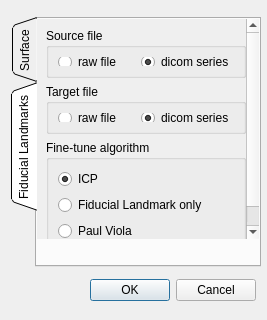
<?xml version="1.0" encoding="UTF-8"?>
<ui version="4.0">
 <class>Settings</class>
 <widget class="QDialog" name="Settings">
  <property name="windowModality">
   <enum>Qt::NonModal</enum>
  </property>
  <property name="geometry">
   <rect>
    <x>0</x>
    <y>0</y>
    <width>267</width>
    <height>320</height>
   </rect>
  </property>
  <property name="minimumSize">
   <size>
    <width>267</width>
    <height>320</height>
   </size>
  </property>
  <property name="maximumSize">
   <size>
    <width>268</width>
    <height>320</height>
   </size>
  </property>
  <property name="windowTitle">
   <string>Settings</string>
  </property>
  <property name="windowIcon">
   <iconset resource="imageregistration.qrc">
    <normaloff>:/Icon/icon/Settings-icon.png</normaloff>:/Icon/icon/Settings-icon.png</iconset>
  </property>
  <property name="windowOpacity">
   <double>0.900000000000000</double>
  </property>
  <property name="styleSheet">
   <string notr="true">#Settings{
	
}</string>
  </property>
  <layout class="QGridLayout" name="gridLayout_12">
   <item row="0" column="0">
    <widget class="QTabWidget" name="tabWidget">
     <property name="sizePolicy">
      <sizepolicy hsizetype="Preferred" vsizetype="Expanding">
       <horstretch>0</horstretch>
       <verstretch>0</verstretch>
      </sizepolicy>
     </property>
     <property name="minimumSize">
      <size>
       <width>250</width>
       <height>250</height>
      </size>
     </property>
     <property name="maximumSize">
      <size>
       <width>250</width>
       <height>250</height>
      </size>
     </property>
     <property name="cursor">
      <cursorShape>ArrowCursor</cursorShape>
     </property>
     <property name="tabPosition">
      <enum>QTabWidget::West</enum>
     </property>
     <property name="tabShape">
      <enum>QTabWidget::Triangular</enum>
     </property>
     <property name="currentIndex">
      <number>1</number>
     </property>
     <property name="iconSize">
      <size>
       <width>20</width>
       <height>20</height>
      </size>
     </property>
     <property name="elideMode">
      <enum>Qt::ElideMiddle</enum>
     </property>
     <property name="movable">
      <bool>true</bool>
     </property>
     <widget class="QWidget" name="widget">
      <attribute name="icon">
       <iconset resource="imageregistration.qrc">
        <normaloff>:/Icon/icon/marker.png</normaloff>:/Icon/icon/marker.png</iconset>
      </attribute>
      <attribute name="title">
       <string>Surface</string>
      </attribute>
      <widget class="QScrollArea" name="scrollArea_2">
       <property name="geometry">
        <rect>
         <x>0</x>
         <y>0</y>
         <width>223</width>
         <height>250</height>
        </rect>
       </property>
       <property name="minimumSize">
        <size>
         <width>223</width>
         <height>250</height>
        </size>
       </property>
       <property name="maximumSize">
        <size>
         <width>223</width>
         <height>250</height>
        </size>
       </property>
       <property name="frameShape">
        <enum>QFrame::NoFrame</enum>
       </property>
       <property name="frameShadow">
        <enum>QFrame::Plain</enum>
       </property>
       <property name="lineWidth">
        <number>0</number>
       </property>
       <property name="horizontalScrollBarPolicy">
        <enum>Qt::ScrollBarAlwaysOff</enum>
       </property>
       <property name="widgetResizable">
        <bool>true</bool>
       </property>
       <widget class="QWidget" name="scrollAreaWidgetContents_2">
        <property name="geometry">
         <rect>
          <x>0</x>
          <y>0</y>
          <width>218</width>
          <height>297</height>
         </rect>
        </property>
        <layout class="QGridLayout" name="gridLayout_11">
         <item row="0" column="0">
          <widget class="QGroupBox" name="groupBox_4">
           <property name="sizePolicy">
            <sizepolicy hsizetype="Preferred" vsizetype="Fixed">
             <horstretch>0</horstretch>
             <verstretch>0</verstretch>
            </sizepolicy>
           </property>
           <property name="minimumSize">
            <size>
             <width>200</width>
             <height>50</height>
            </size>
           </property>
           <property name="maximumSize">
            <size>
             <width>200</width>
             <height>50</height>
            </size>
           </property>
           <property name="title">
            <string>Target file</string>
           </property>
           <layout class="QGridLayout" name="gridLayout_15">
            <item row="0" column="0">
             <widget class="QRadioButton" name="ProfileTomoRaw">
              <property name="cursor">
               <cursorShape>PointingHandCursor</cursorShape>
              </property>
              <property name="text">
               <string>raw file</string>
              </property>
             </widget>
            </item>
            <item row="0" column="1">
             <widget class="QRadioButton" name="ProfileTomoDicom">
              <property name="cursor">
               <cursorShape>PointingHandCursor</cursorShape>
              </property>
              <property name="text">
               <string>dicom series</string>
              </property>
              <property name="checked">
               <bool>true</bool>
              </property>
             </widget>
            </item>
           </layout>
          </widget>
         </item>
         <item row="2" column="0">
          <widget class="QGroupBox" name="groupBoxICP">
           <property name="minimumSize">
            <size>
             <width>196</width>
             <height>134</height>
            </size>
           </property>
           <property name="maximumSize">
            <size>
             <width>200</width>
             <height>134</height>
            </size>
           </property>
           <property name="title">
            <string/>
           </property>
           <layout class="QGridLayout" name="gridLayout_3">
            <item row="2" column="0">
             <layout class="QHBoxLayout" name="horizontalLayout">
              <item>
               <widget class="QSpinBox" name="spinBoxNumberOfIteration">
                <property name="minimumSize">
                 <size>
                  <width>79</width>
                  <height>20</height>
                 </size>
                </property>
                <property name="cursor">
                 <cursorShape>PointingHandCursor</cursorShape>
                </property>
                <property name="maximum">
                 <number>10000</number>
                </property>
               </widget>
              </item>
              <item>
               <widget class="QLabel" name="label">
                <property name="text">
                 <string>Number of iteration</string>
                </property>
               </widget>
              </item>
             </layout>
            </item>
            <item row="4" column="0">
             <widget class="QRadioButton" name="radioButtonSimilarity">
              <property name="cursor">
               <cursorShape>PointingHandCursor</cursorShape>
              </property>
              <property name="text">
               <string>Similarity transformation</string>
              </property>
             </widget>
            </item>
            <item row="1" column="0">
             <widget class="QCheckBox" name="checkBoxMatchingCentroid">
              <property name="cursor">
               <cursorShape>PointingHandCursor</cursorShape>
              </property>
              <property name="text">
               <string>Start by matching centroid</string>
              </property>
             </widget>
            </item>
            <item row="3" column="0">
             <widget class="QRadioButton" name="radioButtonRigid">
              <property name="cursor">
               <cursorShape>PointingHandCursor</cursorShape>
              </property>
              <property name="text">
               <string>Rigid transformation</string>
              </property>
              <property name="checked">
               <bool>true</bool>
              </property>
             </widget>
            </item>
            <item row="5" column="0">
             <widget class="QRadioButton" name="radioButtonAffine">
              <property name="cursor">
               <cursorShape>PointingHandCursor</cursorShape>
              </property>
              <property name="text">
               <string>Afine transformation</string>
              </property>
             </widget>
            </item>
           </layout>
          </widget>
         </item>
         <item row="1" column="0">
          <widget class="QGroupBox" name="groupBox">
           <property name="minimumSize">
            <size>
             <width>200</width>
             <height>83</height>
            </size>
           </property>
           <property name="maximumSize">
            <size>
             <width>200</width>
             <height>83</height>
            </size>
           </property>
           <property name="title">
            <string/>
           </property>
           <layout class="QGridLayout" name="gridLayout_2">
            <item row="1" column="0">
             <widget class="QRadioButton" name="radioButtonLandmark">
              <property name="cursor">
               <cursorShape>PointingHandCursor</cursorShape>
              </property>
              <property name="text">
               <string>Landmark</string>
              </property>
              <property name="checked">
               <bool>true</bool>
              </property>
             </widget>
            </item>
            <item row="2" column="0">
             <widget class="QRadioButton" name="radioButtonICP">
              <property name="cursor">
               <cursorShape>PointingHandCursor</cursorShape>
              </property>
              <property name="text">
               <string>ICP</string>
              </property>
             </widget>
            </item>
            <item row="3" column="0">
             <widget class="QRadioButton" name="radioButtonLandmarkICP">
              <property name="cursor">
               <cursorShape>PointingHandCursor</cursorShape>
              </property>
              <property name="text">
               <string>Landmark + ICP</string>
              </property>
              <property name="checked">
               <bool>false</bool>
              </property>
             </widget>
            </item>
           </layout>
          </widget>
         </item>
        </layout>
       </widget>
      </widget>
     </widget>
     <widget class="QWidget" name="widget">
      <attribute name="icon">
       <iconset resource="imageregistration.qrc">
        <normaloff>:/Icon/icon/markerBlue.png</normaloff>:/Icon/icon/markerBlue.png</iconset>
      </attribute>
      <attribute name="title">
       <string>Fiducial Landmarks</string>
      </attribute>
      <widget class="QScrollArea" name="scrollArea">
       <property name="geometry">
        <rect>
         <x>0</x>
         <y>0</y>
         <width>223</width>
         <height>220</height>
        </rect>
       </property>
       <property name="minimumSize">
        <size>
         <width>223</width>
         <height>220</height>
        </size>
       </property>
       <property name="maximumSize">
        <size>
         <width>223</width>
         <height>220</height>
        </size>
       </property>
       <property name="frameShape">
        <enum>QFrame::NoFrame</enum>
       </property>
       <property name="frameShadow">
        <enum>QFrame::Plain</enum>
       </property>
       <property name="verticalScrollBarPolicy">
        <enum>Qt::ScrollBarAsNeeded</enum>
       </property>
       <property name="horizontalScrollBarPolicy">
        <enum>Qt::ScrollBarAlwaysOff</enum>
       </property>
       <property name="widgetResizable">
        <bool>true</bool>
       </property>
       <widget class="QWidget" name="scrollAreaWidgetContents">
        <property name="geometry">
         <rect>
          <x>0</x>
          <y>0</y>
          <width>218</width>
          <height>226</height>
         </rect>
        </property>
        <layout class="QGridLayout" name="gridLayout_10">
         <item row="0" column="0">
          <widget class="QGroupBox" name="groupBox_2">
           <property name="sizePolicy">
            <sizepolicy hsizetype="Preferred" vsizetype="Fixed">
             <horstretch>0</horstretch>
             <verstretch>0</verstretch>
            </sizepolicy>
           </property>
           <property name="minimumSize">
            <size>
             <width>200</width>
             <height>50</height>
            </size>
           </property>
           <property name="maximumSize">
            <size>
             <width>16777215</width>
             <height>50</height>
            </size>
           </property>
           <property name="title">
            <string>Source file</string>
           </property>
           <layout class="QGridLayout" name="gridLayout_7">
            <item row="0" column="0">
             <widget class="QRadioButton" name="sourceRawFile">
              <property name="sizePolicy">
               <sizepolicy hsizetype="Preferred" vsizetype="Fixed">
                <horstretch>0</horstretch>
                <verstretch>0</verstretch>
               </sizepolicy>
              </property>
              <property name="cursor">
               <cursorShape>PointingHandCursor</cursorShape>
              </property>
              <property name="text">
               <string>raw file</string>
              </property>
              <property name="checked">
               <bool>false</bool>
              </property>
             </widget>
            </item>
            <item row="0" column="1">
             <widget class="QRadioButton" name="sourceDicomFile">
              <property name="cursor">
               <cursorShape>PointingHandCursor</cursorShape>
              </property>
              <property name="text">
               <string>dicom series</string>
              </property>
              <property name="checked">
               <bool>true</bool>
              </property>
             </widget>
            </item>
           </layout>
          </widget>
         </item>
         <item row="1" column="0">
          <widget class="QGroupBox" name="groupBox_3">
           <property name="sizePolicy">
            <sizepolicy hsizetype="Preferred" vsizetype="Fixed">
             <horstretch>0</horstretch>
             <verstretch>0</verstretch>
            </sizepolicy>
           </property>
           <property name="minimumSize">
            <size>
             <width>200</width>
             <height>50</height>
            </size>
           </property>
           <property name="maximumSize">
            <size>
             <width>200</width>
             <height>50</height>
            </size>
           </property>
           <property name="title">
            <string>Target file</string>
           </property>
           <layout class="QGridLayout" name="gridLayout_8">
            <item row="0" column="0">
             <widget class="QRadioButton" name="targetRawFile">
              <property name="cursor">
               <cursorShape>PointingHandCursor</cursorShape>
              </property>
              <property name="text">
               <string>raw file</string>
              </property>
              <property name="checked">
               <bool>false</bool>
              </property>
             </widget>
            </item>
            <item row="0" column="1">
             <widget class="QRadioButton" name="targetDicomFile">
              <property name="cursor">
               <cursorShape>PointingHandCursor</cursorShape>
              </property>
              <property name="text">
               <string>dicom series</string>
              </property>
              <property name="checked">
               <bool>true</bool>
              </property>
             </widget>
            </item>
           </layout>
          </widget>
         </item>
         <item row="2" column="0">
          <widget class="QGroupBox" name="groupBox_5">
           <property name="title">
            <string>Fine-tune algorithm</string>
           </property>
           <layout class="QGridLayout" name="gridLayout">
            <item row="0" column="0">
             <widget class="QRadioButton" name="FiducialMarkers_ICP">
              <property name="cursor">
               <cursorShape>PointingHandCursor</cursorShape>
              </property>
              <property name="text">
               <string>ICP</string>
              </property>
              <property name="checked">
               <bool>true</bool>
              </property>
             </widget>
            </item>
            <item row="1" column="0">
             <widget class="QRadioButton" name="FiducialMarkers_landmark">
              <property name="cursor">
               <cursorShape>PointingHandCursor</cursorShape>
              </property>
              <property name="text">
               <string>Fiducial Landmark only</string>
              </property>
             </widget>
            </item>
            <item row="2" column="0">
             <widget class="QRadioButton" name="FiducialMarkers_Paul_Viola">
              <property name="cursor">
               <cursorShape>PointingHandCursor</cursorShape>
              </property>
              <property name="text">
               <string>Paul Viola</string>
              </property>
             </widget>
            </item>
           </layout>
          </widget>
         </item>
        </layout>
       </widget>
      </widget>
     </widget>
    </widget>
   </item>
   <item row="1" column="0">
    <widget class="QDialogButtonBox" name="buttonBox">
     <property name="layoutDirection">
      <enum>Qt::LeftToRight</enum>
     </property>
     <property name="standardButtons">
      <set>QDialogButtonBox::Cancel|QDialogButtonBox::Ok</set>
     </property>
    </widget>
   </item>
  </layout>
 </widget>
 <resources>
  <include location="imageregistration.qrc"/>
 </resources>
 <connections>
  <connection>
   <sender>buttonBox</sender>
   <signal>rejected()</signal>
   <receiver>Settings</receiver>
   <slot>reject()</slot>
   <hints>
    <hint type="sourcelabel">
     <x>118</x>
     <y>377</y>
    </hint>
    <hint type="destinationlabel">
     <x>118</x>
     <y>198</y>
    </hint>
   </hints>
  </connection>
  <connection>
   <sender>buttonBox</sender>
   <signal>accepted()</signal>
   <receiver>Settings</receiver>
   <slot>accept()</slot>
   <hints>
    <hint type="sourcelabel">
     <x>118</x>
     <y>377</y>
    </hint>
    <hint type="destinationlabel">
     <x>118</x>
     <y>198</y>
    </hint>
   </hints>
  </connection>
  <connection>
   <sender>buttonBox</sender>
   <signal>accepted()</signal>
   <receiver>Settings</receiver>
   <slot>WriteSettings()</slot>
   <hints>
    <hint type="sourcelabel">
     <x>118</x>
     <y>377</y>
    </hint>
    <hint type="destinationlabel">
     <x>118</x>
     <y>198</y>
    </hint>
   </hints>
  </connection>
 </connections>
 <slots>
  <slot>WriteSettings()</slot>
 </slots>
</ui>
